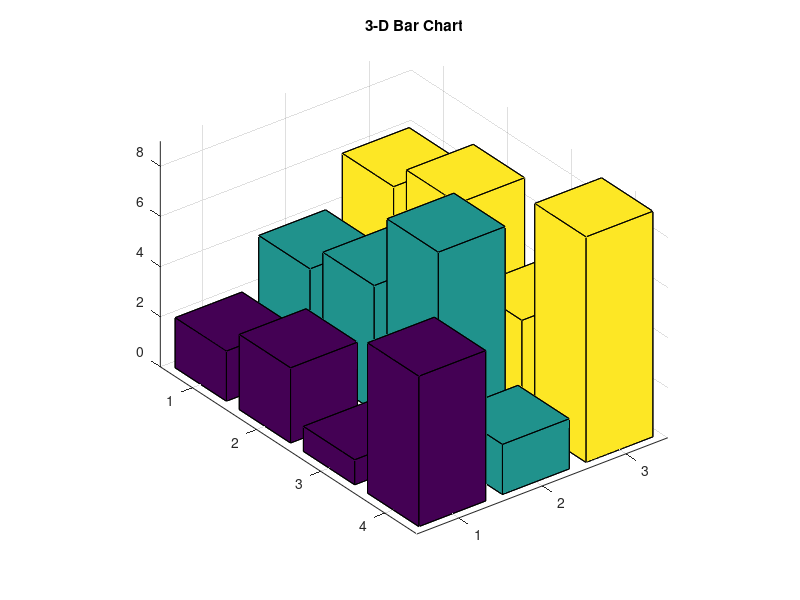

Recreate this plot in MATLAB.
% bar3 - 3-D bar chart
% Demonstrates a 3-D bar chart with matrix data

Z = [2 4 6; 3 5 7; 1 8 4; 6 2 9];

figure;
bar3(Z);
title('3-D Bar Chart');
